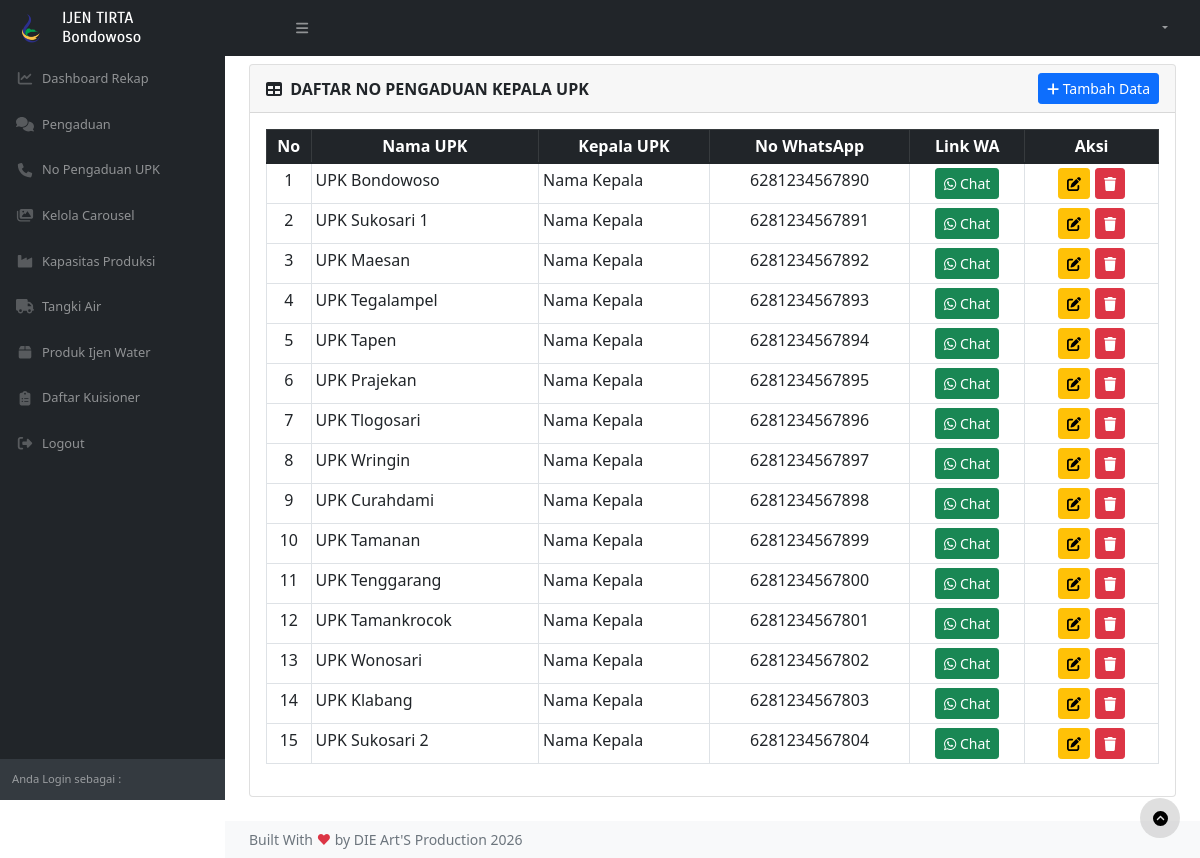
Screenshot of /index.php/admin_upk with the database file from the repository.
### tables this page shows
CREATE TABLE `no_pengaduan_upk` (
  `id` int(11) NOT NULL AUTO_INCREMENT,
  `nama_upk` varchar(100) NOT NULL,
  `nama_kepala` varchar(100) NOT NULL,
  `no_wa` varchar(20) NOT NULL,
  `aktif` enum('1','0') NOT NULL DEFAULT '1',
  `created_at` datetime DEFAULT CURRENT_TIMESTAMP,
  `updated_at` datetime DEFAULT CURRENT_TIMESTAMP ON UPDATE CURRENT_TIMESTAMP,
  PRIMARY KEY (`id`)
);

### application/controllers/Admin_upk.php (called while the page is built, shortened)
<?php
class Admin_upk extends CI_Controller
{
    public function __construct()
    {
        $this->load->model('model_upk');
        $this->load->library('form_validation');
    }
    private function isAdmin()
    {
        return $this->session->userdata('level') == 'Admin';
    }
    private function loadTemplate($data)
    {
        if ($this->isAdmin()) {
            $this->load->view('templates/header', $data);
            $this->load->view('templates/navbar');
            $this->load->view('templates/sidebar');
        } else {
            $this->load->view('templates/pengguna/header', $data);
            $this->load->view('templates/pengguna/navbar');
            $this->load->view('templates/pengguna/sidebar');
        }
    }
    private function loadFooter()
    {
        if ($this->isAdmin()) {
            $this->load->view('templates/footer');
        } else {
            $this->load->view('templates/pengguna/footer');
        }
    }
    public function index()
    {
        $data['title'] = 'No Pengaduan UPK';
        $data['upk'] = $this->model_upk->getAllUpk();
        $data['is_admin'] = $this->isAdmin();
        $this->load->view('admin/upk/view_list', $data);
    }
}

### index.php (called while the page is built, shortened)
<?php
require_once BASEPATH.'core/CodeIgniter.php';

### application/models/Model_upk.php (called while the page is built, shortened)
<?php
class Model_upk extends CI_Model
{
    public function getAllUpk()
    {
        return $this->db->where('aktif', '1')->get('no_pengaduan_upk')->result();
    }
}

### application/views/admin/upk/view_list.php (the view, shortened to what this page needs)
<div id="layoutSidenav_content">
    <main>
        <div class="container-fluid px-4">
            <div class="card mb-4 mt-2">
                <div class="card-header d-flex justify-content-between align-items-center">
                    <span class="fw-bold"><i class="fas fa-table me-1"></i> DAFTAR NO PENGADUAN KEPALA UPK</span>
                    <a href="<?= base_url('admin_upk/tambah') ?>" class="btn btn-primary btn-sm">
                        <i class="fas fa-plus"></i> Tambah Data
                    </a>
                </div>
                <div class="card-body">
                    <div class="table-responsive">
                        <table class="table table-bordered table-sm table-hover" id="dataTable" width="100%" cellspacing="0">
                            <thead class="table-dark">
                                <tr class="text-center">
                                    <th width="5%">No</th>
                                    <th>Nama UPK</th>
                                    <th>Kepala UPK</th>
                                    <th>No WhatsApp</th>
                                    <th>Link WA</th>
                                    <th width="15%">Aksi</th>
                                </tr>
                            </thead>
                            <tbody>
                                <?php if (!empty($upk)) : ?>
                                    <?php $no = 1; ?>
                                    <?php foreach ($upk as $row) : ?>
                                        <tr>
                                            <td class="text-center"><?= $no++ ?></td>
                                            <td><?= $row->nama_upk ?></td>
                                            <td><?= $row->nama_kepala ?></td>
                                            <td class="text-center"><?= $row->no_wa ?></td>
                                            <td class="text-center">
                                                <a href="https://wa.me/<?= $row->no_wa ?>" target="_blank" class="btn btn-success btn-sm">
                                                    <i class="fab fa-whatsapp"></i> Chat
                                                </a>
                                            </td>
                                            <td class="text-center">
                                                <a href="<?= base_url('admin_upk/edit/' . $row->id) ?>" class="btn btn-warning btn-sm">
                                                    <i class="fas fa-edit"></i>
                                                </a>
                                                <a href="#" class="btn btn-danger btn-sm btn-hapus" data-url="<?= base_url('admin_upk/hapus/' . $row->id) ?>">
                                                    <i class="fas fa-trash"></i>
                                                </a>
                                            </td>
                                        </tr>
                                    <?php endforeach; ?>
                                <?php else : ?>
                                    <tr>
                                        <td class="text-center">Belum ada data</td>
                                    </tr>
                                <?php endif; ?>
                            </tbody>
                        </table>
                    </div>
                </div>
            </div>
        </div>
    </main>

### rows the page displays
no_pengaduan_upk: nama_upk "UPK Bondowoso", nama_kepala "Nama Kepala", no_wa "6281234567890"
no_pengaduan_upk: nama_upk "UPK Sukosari 1", nama_kepala "Nama Kepala", no_wa "6281234567891"
no_pengaduan_upk: nama_upk "UPK Maesan", nama_kepala "Nama Kepala", no_wa "6281234567892"
no_pengaduan_upk: nama_upk "UPK Tegalampel", nama_kepala "Nama Kepala", no_wa "6281234567893"
no_pengaduan_upk: nama_upk "UPK Tapen", nama_kepala "Nama Kepala", no_wa "6281234567894"
no_pengaduan_upk: nama_upk "UPK Prajekan", nama_kepala "Nama Kepala", no_wa "6281234567895"
no_pengaduan_upk: nama_upk "UPK Tlogosari", nama_kepala "Nama Kepala", no_wa "6281234567896"
no_pengaduan_upk: nama_upk "UPK Wringin", nama_kepala "Nama Kepala", no_wa "6281234567897"
no_pengaduan_upk: nama_upk "UPK Curahdami", nama_kepala "Nama Kepala", no_wa "6281234567898"
no_pengaduan_upk: nama_upk "UPK Tamanan", nama_kepala "Nama Kepala", no_wa "6281234567899"
no_pengaduan_upk: nama_upk "UPK Tenggarang", nama_kepala "Nama Kepala", no_wa "6281234567800"
no_pengaduan_upk: nama_upk "UPK Tamankrocok", nama_kepala "Nama Kepala", no_wa "6281234567801"
no_pengaduan_upk: nama_upk "UPK Wonosari", nama_kepala "Nama Kepala", no_wa "6281234567802"
no_pengaduan_upk: nama_upk "UPK Klabang", nama_kepala "Nama Kepala", no_wa "6281234567803"
no_pengaduan_upk: nama_upk "UPK Sukosari 2", nama_kepala "Nama Kepala", no_wa "6281234567804"
